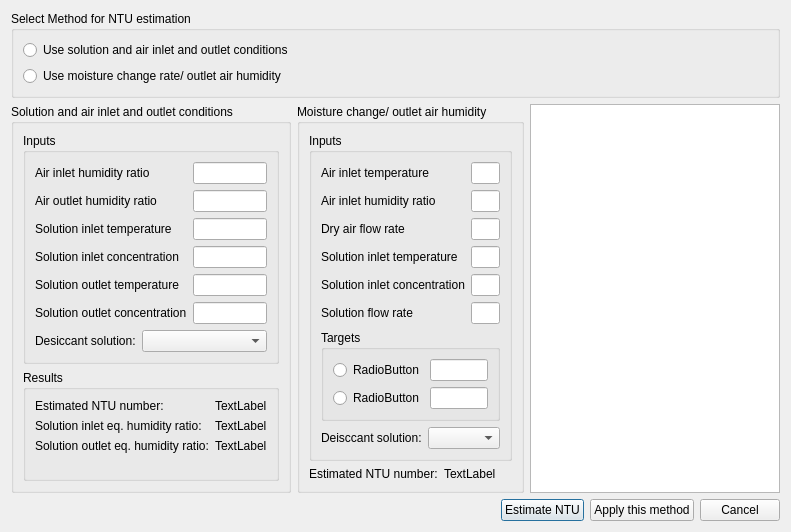
<?xml version="1.0" encoding="UTF-8"?>
<ui version="4.0">
 <class>NTUestimateDialog</class>
 <widget class="QDialog" name="NTUestimateDialog">
  <property name="geometry">
   <rect>
    <x>0</x>
    <y>0</y>
    <width>768</width>
    <height>486</height>
   </rect>
  </property>
  <property name="windowTitle">
   <string>Dialog</string>
  </property>
  <layout class="QVBoxLayout" name="verticalLayout_8">
   <item>
    <widget class="QGroupBox" name="groupBox_3">
     <property name="title">
      <string>Select Method for NTU estimation</string>
     </property>
     <layout class="QVBoxLayout" name="verticalLayout_4">
      <item>
       <widget class="QRadioButton" name="inletoutletButton">
        <property name="text">
         <string>Use solution and air inlet and outlet conditions</string>
        </property>
       </widget>
      </item>
      <item>
       <widget class="QRadioButton" name="moistureButton">
        <property name="text">
         <string>Use moisture change rate/ outlet air humidity</string>
        </property>
       </widget>
      </item>
     </layout>
    </widget>
   </item>
   <item>
    <layout class="QHBoxLayout" name="horizontalLayout_3">
     <item>
      <widget class="QGroupBox" name="inletoutletBox">
       <property name="title">
        <string>Solution and air inlet and outlet conditions</string>
       </property>
       <layout class="QVBoxLayout" name="verticalLayout_5">
        <item>
         <layout class="QHBoxLayout" name="horizontalLayout">
          <item>
           <layout class="QVBoxLayout" name="verticalLayout_3">
            <item>
             <widget class="QGroupBox" name="groupBox">
              <property name="title">
               <string>Inputs</string>
              </property>
              <layout class="QVBoxLayout" name="verticalLayout">
               <item>
                <layout class="QFormLayout" name="formLayout">
                 <item row="0" column="0">
                  <widget class="QLabel" name="waiLabel">
                   <property name="text">
                    <string>Air inlet humidity ratio</string>
                   </property>
                  </widget>
                 </item>
                 <item row="1" column="0">
                  <widget class="QLabel" name="waoLabel">
                   <property name="text">
                    <string>Air outlet humidity ratio</string>
                   </property>
                  </widget>
                 </item>
                 <item row="2" column="0">
                  <widget class="QLabel" name="tsiLabel">
                   <property name="text">
                    <string>Solution inlet temperature</string>
                   </property>
                  </widget>
                 </item>
                 <item row="3" column="0">
                  <widget class="QLabel" name="xsiLabel">
                   <property name="text">
                    <string>Solution inlet concentration</string>
                   </property>
                  </widget>
                 </item>
                 <item row="4" column="0">
                  <widget class="QLabel" name="tsoLabel">
                   <property name="text">
                    <string>Solution outlet temperature</string>
                   </property>
                  </widget>
                 </item>
                 <item row="5" column="0">
                  <widget class="QLabel" name="xsoLabel">
                   <property name="text">
                    <string>Solution outlet concentration</string>
                   </property>
                  </widget>
                 </item>
                 <item row="0" column="1">
                  <widget class="QLineEdit" name="waiLMLine"/>
                 </item>
                 <item row="1" column="1">
                  <widget class="QLineEdit" name="waoLMLine"/>
                 </item>
                 <item row="2" column="1">
                  <widget class="QLineEdit" name="tsiLMLine"/>
                 </item>
                 <item row="3" column="1">
                  <widget class="QLineEdit" name="xsiLMLine"/>
                 </item>
                 <item row="4" column="1">
                  <widget class="QLineEdit" name="tsoLMLine"/>
                 </item>
                 <item row="5" column="1">
                  <widget class="QLineEdit" name="xsoLMLine"/>
                 </item>
                </layout>
               </item>
               <item>
                <layout class="QHBoxLayout" name="horizontalLayout_2">
                 <item>
                  <widget class="QLabel" name="fluidLabel">
                   <property name="text">
                    <string>Desiccant solution:</string>
                   </property>
                  </widget>
                 </item>
                 <item>
                  <widget class="QComboBox" name="FluidBox">
                   <property name="sizePolicy">
                    <sizepolicy hsizetype="MinimumExpanding" vsizetype="Fixed">
                     <horstretch>0</horstretch>
                     <verstretch>0</verstretch>
                    </sizepolicy>
                   </property>
                  </widget>
                 </item>
                </layout>
               </item>
              </layout>
             </widget>
            </item>
            <item>
             <widget class="QGroupBox" name="groupBox_2">
              <property name="title">
               <string>Results</string>
              </property>
              <layout class="QVBoxLayout" name="verticalLayout_2">
               <item>
                <layout class="QFormLayout" name="formLayout_2">
                 <property name="fieldGrowthPolicy">
                  <enum>QFormLayout::AllNonFixedFieldsGrow</enum>
                 </property>
                 <item row="0" column="0">
                  <widget class="QLabel" name="label">
                   <property name="text">
                    <string>Estimated NTU number:</string>
                   </property>
                  </widget>
                 </item>
                 <item row="0" column="1">
                  <widget class="QLabel" name="NTUlabel">
                   <property name="text">
                    <string>TextLabel</string>
                   </property>
                  </widget>
                 </item>
                 <item row="1" column="0">
                  <widget class="QLabel" name="label_2">
                   <property name="text">
                    <string>Solution inlet eq. humidity ratio:</string>
                   </property>
                  </widget>
                 </item>
                 <item row="1" column="1">
                  <widget class="QLabel" name="wsiLabel">
                   <property name="text">
                    <string>TextLabel</string>
                   </property>
                  </widget>
                 </item>
                 <item row="2" column="0">
                  <widget class="QLabel" name="label_3">
                   <property name="text">
                    <string>Solution outlet eq. humidity ratio:</string>
                   </property>
                  </widget>
                 </item>
                 <item row="2" column="1">
                  <widget class="QLabel" name="wsoLabel">
                   <property name="text">
                    <string>TextLabel</string>
                   </property>
                  </widget>
                 </item>
                </layout>
               </item>
              </layout>
             </widget>
            </item>
           </layout>
          </item>
         </layout>
        </item>
       </layout>
      </widget>
     </item>
     <item>
      <widget class="QGroupBox" name="moistureBox">
       <property name="title">
        <string>Moisture change/ outlet air humidity</string>
       </property>
       <layout class="QVBoxLayout" name="verticalLayout_7">
        <item>
         <widget class="QGroupBox" name="groupBox_4">
          <property name="title">
           <string>Inputs</string>
          </property>
          <layout class="QVBoxLayout" name="verticalLayout_9">
           <item>
            <layout class="QFormLayout" name="formLayout_3">
             <item row="0" column="0">
              <widget class="QLabel" name="taiMrrLabel">
               <property name="text">
                <string>Air inlet temperature</string>
               </property>
              </widget>
             </item>
             <item row="0" column="1">
              <widget class="QLineEdit" name="taiMrrLine"/>
             </item>
             <item row="1" column="0">
              <widget class="QLabel" name="waiMrrLabel">
               <property name="text">
                <string>Air inlet humidity ratio</string>
               </property>
              </widget>
             </item>
             <item row="1" column="1">
              <widget class="QLineEdit" name="waiMrrLine"/>
             </item>
             <item row="2" column="0">
              <widget class="QLabel" name="maiMrrLabel">
               <property name="text">
                <string>Dry air flow rate</string>
               </property>
              </widget>
             </item>
             <item row="2" column="1">
              <widget class="QLineEdit" name="maiMrrLine"/>
             </item>
             <item row="3" column="0">
              <widget class="QLabel" name="tsiMrrLabel">
               <property name="text">
                <string>Solution inlet temperature</string>
               </property>
              </widget>
             </item>
             <item row="3" column="1">
              <widget class="QLineEdit" name="tsiMrrLine"/>
             </item>
             <item row="4" column="0">
              <widget class="QLabel" name="xsiMrrLabel">
               <property name="text">
                <string>Solution inlet concentration</string>
               </property>
              </widget>
             </item>
             <item row="4" column="1">
              <widget class="QLineEdit" name="xsiMrrLine"/>
             </item>
             <item row="5" column="0">
              <widget class="QLabel" name="msiMrrLabel">
               <property name="text">
                <string>Solution flow rate</string>
               </property>
              </widget>
             </item>
             <item row="5" column="1">
              <widget class="QLineEdit" name="msiMrrLine"/>
             </item>
            </layout>
           </item>
           <item>
            <widget class="QGroupBox" name="groupBox_5">
             <property name="title">
              <string>Targets</string>
             </property>
             <layout class="QVBoxLayout" name="verticalLayout_6">
              <item>
               <layout class="QHBoxLayout" name="horizontalLayout_4">
                <item>
                 <widget class="QRadioButton" name="mrrButton">
                  <property name="text">
                   <string>RadioButton</string>
                  </property>
                 </widget>
                </item>
                <item>
                 <widget class="QLineEdit" name="mrrLine"/>
                </item>
               </layout>
              </item>
              <item>
               <layout class="QHBoxLayout" name="horizontalLayout_5">
                <item>
                 <widget class="QRadioButton" name="waoEstButton">
                  <property name="text">
                   <string>RadioButton</string>
                  </property>
                 </widget>
                </item>
                <item>
                 <widget class="QLineEdit" name="waoEstLine"/>
                </item>
               </layout>
              </item>
             </layout>
            </widget>
           </item>
           <item>
            <layout class="QHBoxLayout" name="horizontalLayout_7">
             <item>
              <widget class="QLabel" name="label_7">
               <property name="text">
                <string>Deisccant solution:</string>
               </property>
              </widget>
             </item>
             <item>
              <widget class="QComboBox" name="FluidBox_2">
               <property name="sizePolicy">
                <sizepolicy hsizetype="MinimumExpanding" vsizetype="Fixed">
                 <horstretch>0</horstretch>
                 <verstretch>0</verstretch>
                </sizepolicy>
               </property>
              </widget>
             </item>
            </layout>
           </item>
          </layout>
         </widget>
        </item>
        <item>
         <layout class="QHBoxLayout" name="horizontalLayout_6">
          <item>
           <widget class="QLabel" name="label_6">
            <property name="text">
             <string>Estimated NTU number:</string>
            </property>
           </widget>
          </item>
          <item>
           <widget class="QLabel" name="NTUmmr">
            <property name="text">
             <string>TextLabel</string>
            </property>
           </widget>
          </item>
         </layout>
        </item>
       </layout>
      </widget>
     </item>
     <item>
      <widget class="QGraphicsView" name="myView">
       <property name="minimumSize">
        <size>
         <width>250</width>
         <height>250</height>
        </size>
       </property>
      </widget>
     </item>
    </layout>
   </item>
   <item>
    <layout class="QHBoxLayout" name="horizontalLayout_8">
     <item>
      <spacer name="horizontalSpacer">
       <property name="orientation">
        <enum>Qt::Horizontal</enum>
       </property>
       <property name="sizeHint" stdset="0">
        <size>
         <width>40</width>
         <height>20</height>
        </size>
       </property>
      </spacer>
     </item>
     <item>
      <widget class="QPushButton" name="estimateButton">
       <property name="text">
        <string>Estimate NTU</string>
       </property>
      </widget>
     </item>
     <item>
      <widget class="QPushButton" name="applyButton">
       <property name="text">
        <string>Apply this method</string>
       </property>
      </widget>
     </item>
     <item>
      <widget class="QPushButton" name="closeButton">
       <property name="text">
        <string>Cancel</string>
       </property>
      </widget>
     </item>
    </layout>
   </item>
  </layout>
 </widget>
 <tabstops>
  <tabstop>estimateButton</tabstop>
  <tabstop>applyButton</tabstop>
  <tabstop>closeButton</tabstop>
  <tabstop>inletoutletButton</tabstop>
  <tabstop>moistureButton</tabstop>
  <tabstop>waiLMLine</tabstop>
  <tabstop>waoLMLine</tabstop>
  <tabstop>tsiLMLine</tabstop>
  <tabstop>xsiLMLine</tabstop>
  <tabstop>tsoLMLine</tabstop>
  <tabstop>xsoLMLine</tabstop>
  <tabstop>FluidBox</tabstop>
  <tabstop>taiMrrLine</tabstop>
  <tabstop>waiMrrLine</tabstop>
  <tabstop>maiMrrLine</tabstop>
  <tabstop>tsiMrrLine</tabstop>
  <tabstop>xsiMrrLine</tabstop>
  <tabstop>msiMrrLine</tabstop>
  <tabstop>mrrButton</tabstop>
  <tabstop>waoEstButton</tabstop>
  <tabstop>mrrLine</tabstop>
  <tabstop>waoEstLine</tabstop>
  <tabstop>FluidBox_2</tabstop>
  <tabstop>myView</tabstop>
 </tabstops>
 <resources/>
 <connections/>
</ui>
